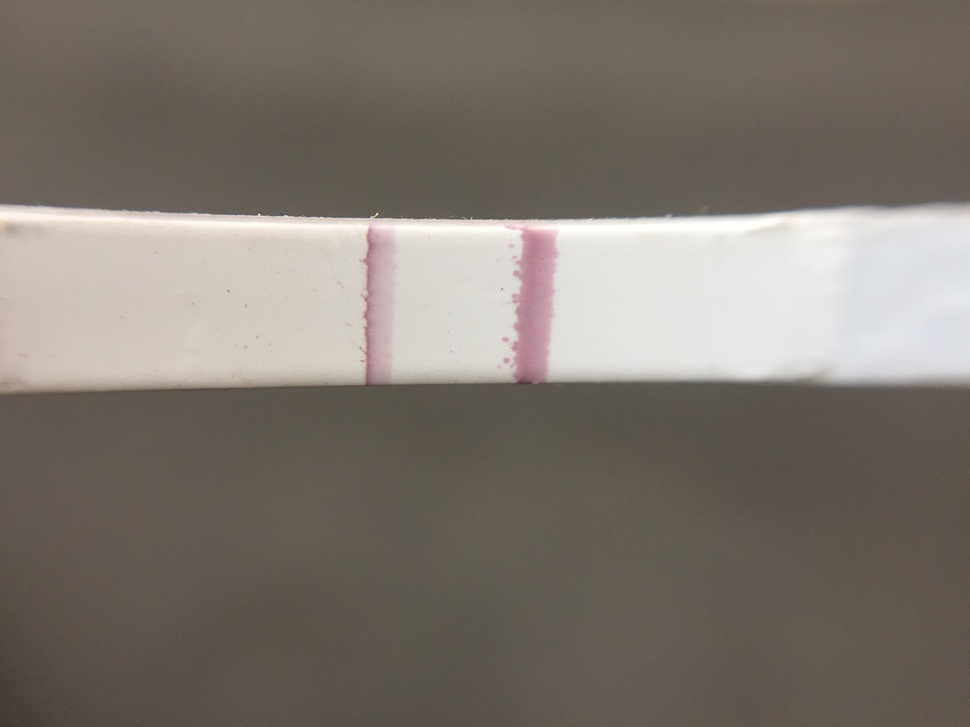
#> input picture img/IMG_3060.JPG, 970 x 727 px, shrunk from 3264 x 2448 before the run; its folder holds only this picture in this run
$ jupyter execute ImageCrop.ipynb   (shell and % lines are left out)   (older library calls are emulated)
#> lines starting #> are read from the running program, lines starting #| are printed output that depends on the picture; after the words box and inside, x2 and y2 are one past the last pixel; in counts of white or black regions, pixels touching at a corner belong together
[cell 1]
import cv2
import numpy as np
import matplotlib.pyplot as plt
import glob

[cell 2]
img_msk='img/*.JPG'
img_names=glob.glob(img_msk)
idx=0
for img in img_names:
    img=cv2.imread(img,0)
#> img: shape (727, 970); min 55, max 255, mean 119.8
    retval, threshold = cv2.threshold(img, 120, 255, cv2.THRESH_BINARY)
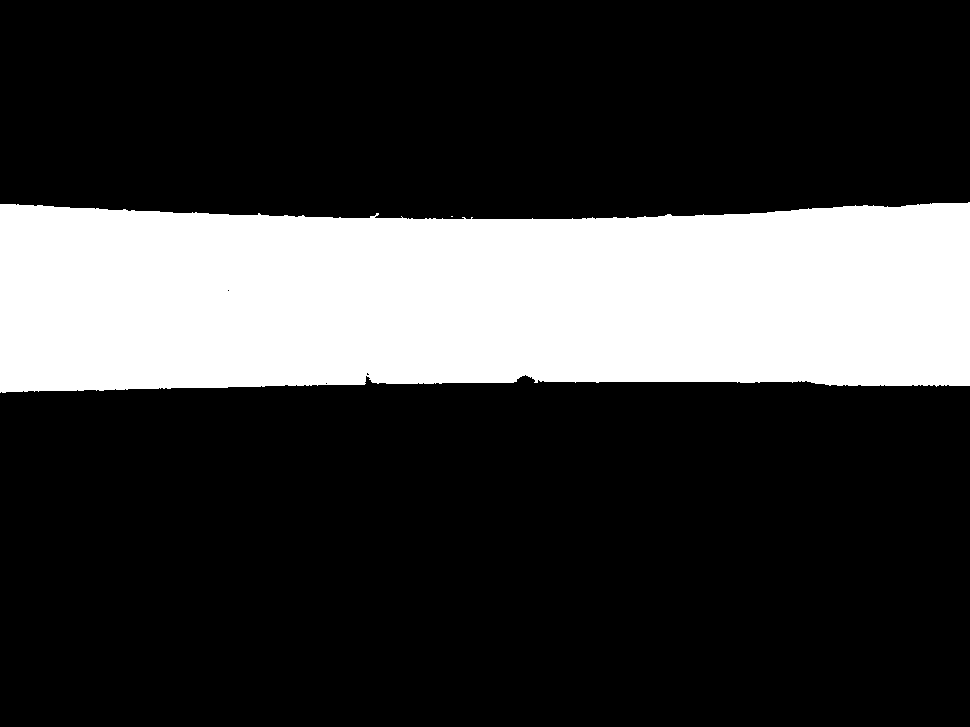
#> threshold: shape (727, 970); 23.7% white; 2 white regions (1 under 20 px)
    im2, contours, hierarchy = cv2.findContours(threshold.copy(),cv2.RETR_TREE,cv2.CHAIN_APPROX_SIMPLE)
#> contours = 5 contours, 4 with area under 20; largest, box (x1, y1, x2, y2) and area: (0, 202, 970, 393) 165699
    idx+=1
    for c in contours:
        x,y,w,h = cv2.boundingRect(c)
        if w>50 and h>50:
            idx+=1
            new_img=img[y:y+h,x:x+w]
            cv2.imwrite(str(idx) + '.png', new_img)
#> this loop made 5 passes
#> (x, y, w, h, idx) on pass 2: (0, 202, 970, 191, 2)
#> (c, x, y, w, h) on passes 1, 3, 5: ([[451, 216], [452, 216]], 451, 216, 2, 1), ([[325, 383], [326, 382], [327, 383], [326, 384]], 325, 382, 3, 3), ([[227, 290], [228, 289], [229, 290], [228, 291]], 227, 289, 3, 3)
#> pass 2, `new_img=img[y:y+h,x:x+w]`:
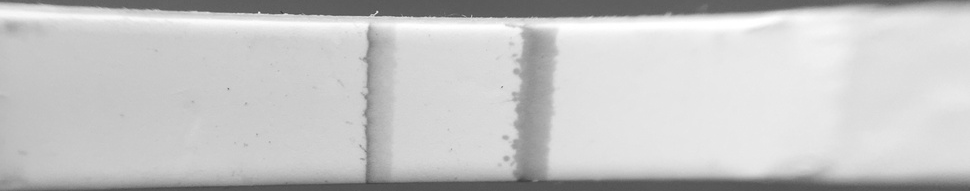
#> new_img: shape (191, 970); min 62, max 255, mean 198.7
#> after the loop, idx = 2
